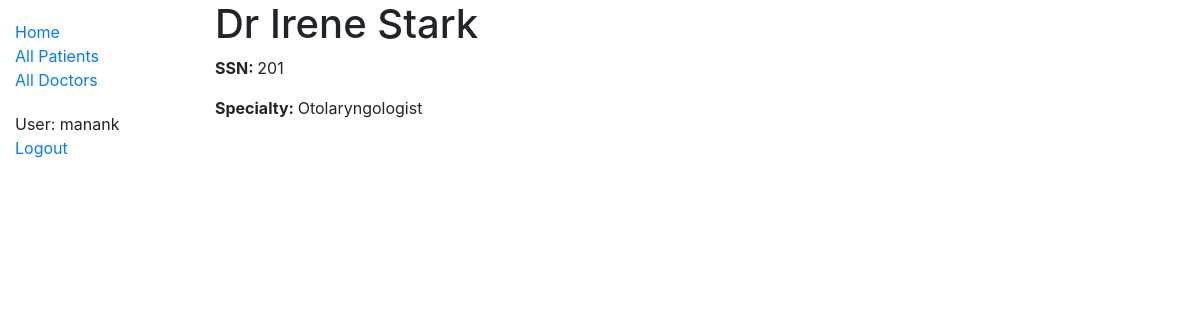
The page /catalog/doctor/201/ (signed in) on the database its author committed.
### catalog/models.py (models this page shows, shortened)
class Doctor(models.Model):
    PREFIX = [('Dr', 'Dr')]
    ssn = models.IntegerField('SSN', blank=False, primary_key=True)
    prefix = models.CharField(max_length=2, choices=PREFIX)
    first_name = models.CharField('First Name', max_length=50)
    last_name = models.CharField('Last Name', max_length=50)
    hosp_id = models.ForeignKey(Hospital, on_delete=models.SET_NULL, null=True)
    specialty = models.CharField(max_length=50)
    class Meta:
        ordering = ['first_name', 'last_name']

### catalog/views.py (the view)
# urls.py: path('doctor/<int:pk>/', views.DoctorDetailView.as_view(), name='doctor-detail'),
class DoctorDetailView(generic.DetailView):
    model = Doctor

### catalog/templates/catalog/doctor_detail.html
{% extends "base.html" %}
{% block content %}
  <h1>{{ doctor.prefix }} {{ doctor.first_name }} {{ doctor.last_name}}</h1>
  <p><strong>SSN: </strong> {{ doctor.ssn }}</p>
  <p><strong>Specialty: </strong> {{ doctor.specialty }}</p>
{% endblock %}

### catalog/templates/base.html (shortened to what this page needs)
<!DOCTYPE html>
<html lang="en">
<head>
  <link rel="stylesheet" href="https://stackpath.bootstrapcdn.com/bootstrap/4.1.3/css/bootstrap.min.css">
  {% load static %}
  <link rel="stylesheet" href="{% static 'css/styles.css' %}">
</head>
<body>
  <div class="container-fluid">
    <div class="row">
      <div class="col-sm-2">
      {% block sidebar %}
        <ul class="sidebar-nav">
          <li><a href="{% url 'index' %}">Home</a></li>
          <li><a href="{% url 'patients' %}">All Patients</a></li>
          <li><a href="{% url 'doctors' %}">All Doctors</a></li>
        </ul>
     {% endblock %}
        <ul class="sidebar-nav">
         {% if user.is_authenticated %}
           <li>User: {{ user.get_username }}</li>
           <li><a href="{% url 'logout'%}?next={{request.path}}">Logout</a></li>
         {% else %}
            <li><a href="{% url 'login'%}?next={{request.path}}">Login</a></li>
          {% endif %}
         </ul>
      </div>
      <div class="col-sm-10 ">{% block content %}{% endblock %}
      </div>
    </div>
  </div>
</body>
</html>

### catalog/static/styles.css (style rules this page uses)
.sidebar-nav { margin-top: 20px; padding: 0; list-style: none; }

### rows shown on the page
Doctor: prefix "Dr", first_name "Irene", last_name "Stark", ssn "201", specialty "Otolaryngologist"

### other values the page prints
{{ user.get_username }} "manank"
